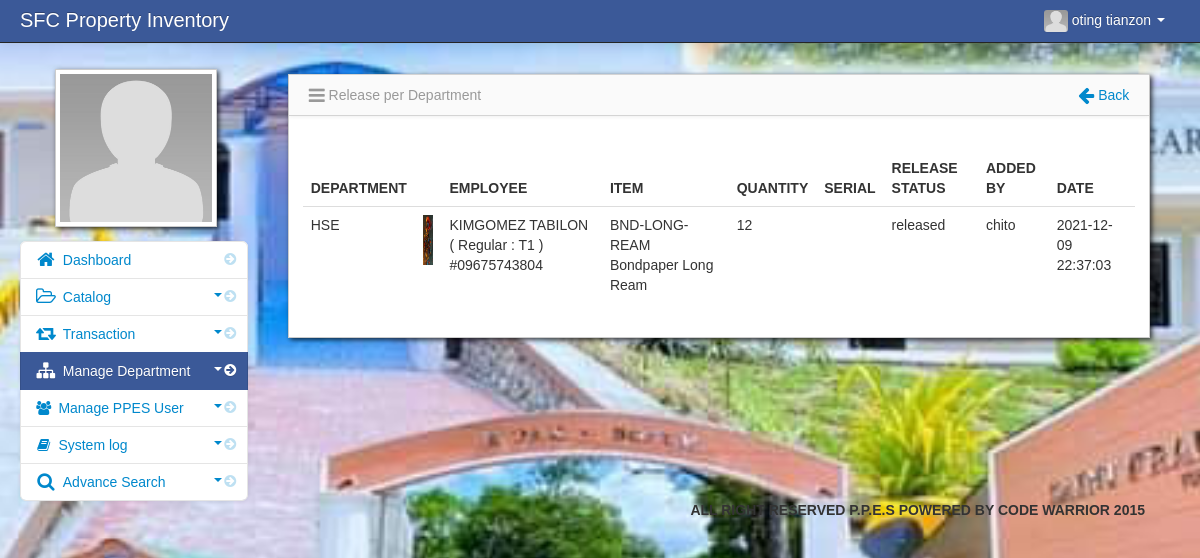
/admin/product_release_per_department.php?id=22 (signed in), run on the app's committed database.
### tables this page shows
CREATE TABLE `user` (
  `user_id` int(11) NOT NULL,
  `firstname` varchar(100) NOT NULL,
  `middlename` varchar(100) NOT NULL,
  `lastname` varchar(100) NOT NULL,
  `username` varchar(100) NOT NULL,
  `password` varchar(100) NOT NULL,
  `adminthumbnails` varchar(128) NOT NULL
);

CREATE TABLE `product_release` (
  `id` int(11) NOT NULL,
  `product_id` int(11) NOT NULL,
  `qty` int(11) NOT NULL DEFAULT 1,
  `serial` varchar(255) DEFAULT NULL,
  `employee_id` int(11) NOT NULL,
  `department_id` int(11) NOT NULL,
  `status` varchar(255) NOT NULL DEFAULT 'ready',
  `created_by` varchar(255) NOT NULL,
  `created_at` datetime NOT NULL DEFAULT current_timestamp(),
  `updated_by` varchar(255) DEFAULT NULL,
  `updated_at` datetime NOT NULL DEFAULT current_timestamp()
);

CREATE TABLE `department` (
  `dep_id` int(128) NOT NULL,
  `dep_name` varchar(128) NOT NULL,
  `thumbnails` varchar(128) NOT NULL
);

CREATE TABLE `client` (
  `client_id` int(11) NOT NULL,
  `employee_id_no` varchar(11) NOT NULL,
  `firstname` varchar(100) NOT NULL,
  `middlename` varchar(100) NOT NULL,
  `lastname` varchar(100) NOT NULL,
  `type` varchar(100) NOT NULL,
  `contact_no` varchar(100) NOT NULL,
  `position` varchar(128) NOT NULL
);

CREATE TABLE `product` (
  `id` int(11) NOT NULL,
  `sku` varchar(255) NOT NULL,
  `name` varchar(255) NOT NULL,
  `description` text NOT NULL,
  `brand` varchar(255) NOT NULL,
  `created_by` varchar(255) NOT NULL,
  `created_at` datetime NOT NULL DEFAULT current_timestamp(),
  `updated_by` varchar(255) NOT NULL,
  `updated_at` varchar(255) DEFAULT NULL
);

### admin/session.php (called while the page is built, shortened)
<?php
$session_id=$_SESSION['id'];
?>

### admin/product_release_per_department.php (the view, shortened to what this page needs)
<?php include('header.php'); ?>
<?php include('session.php'); ?>
    <body>
		<?php include('navbar.php'); ?>
        <div class="container-fluid">
            <div class="row-fluid">
				<?php include('item_location_slidebar.php'); ?>
				<div class="span9" id="content">
                     <div class="row-fluid">
				   <div id="block_bg" class="block">
                        <div class="navbar navbar-inner block-header">
                           <div class="muted pull-left"><i class="icon-reorder icon-large"></i> Release per Department</div>
                          <div class="muted pull-right"><a id="return" data-placement="left" title="Click to Return" href="item_department.php"><i class="icon-arrow-left icon-large"></i> Back</a></div>
						</div>
<br>
<div class="block-content collapse in">
    <div class="span12">
	<form action="" method="post">
  	<table cellpadding="0" cellspacing="0" border="0" class="table" id="itemTable">
		<thead>
		        <tr>
		        	<th>Department</th>
					<th></th>
					<th>Employee</th>
					<th>Item</th>
					<th>Quantity </th>
					<th>Serial </th>
			        <th>Release Status  </th>
			        <th>Added by</th>
					<th>Date</th>
		    </tr>
		</thead>
<tbody>
<?php
$department_id = $_GET['id'];
$device_query = mysqli_query($conn,"
SELECT product_release.*, product.sku, product.name, client.*, department.* from product_release
LEFT JOIN product ON product_release.product_id = product.id
LEFT JOIN client ON product_release.employee_id = client.client_id
LEFT JOIN department ON product_release.department_id = department.dep_id
WHERE department_id='$department_id'
ORDER BY product_release.created_at DESC")or die(mysqli_error());
while($row = mysqli_fetch_array($device_query)){
?>
		<tr>
			<td><?php echo $row['dep_name']; ?></td>
			<td><img src="<?php echo $row['thumbnails']; ?>" style="height: 50px; width: 50px;"></td>
			<td><?php echo $row['firstname'].($row['middlename']!='' ? $row['middlename'].' ' : ' ').$row['lastname'].' ( '.$row['type'].' : '.$row['position'].' ) #'.$row['contact_no']; ?></td>
			<td><?php echo $row['sku'].' '.$row['name']; ?></td>
			<td><?php echo $row['qty']; ?></td>
			<td><?php echo $row['serial']; ?></td>
			<td><?php echo $row['status']; ?></td>
			<td><?php echo $row['created_by']; ?></td>
			<td><?php echo $row['created_at']; ?></td>
		</tr>
<?php } ?>
</tbody>
</table>
</form>
</div>
</div>
</div>
</div>
</div>
</div>
<?php include('footer.php'); ?>
</div>
<?php include('script.php'); ?>
 </body>
</html>

### admin/navbar.php (shortened to what this page needs)
<div class="navbar navbar-inverse navbar-fixed-top">
          <div class="navbar-inner">
             <div class="container-fluid">
		 <div class="navbar-header">
                  <span class="brand" href="#">SFC Property Inventory</span>
		 </div>
                  <div class="nav-collapse collapse">
                      <ul class="nav pull-right">
				<?php $query= mysqli_query($conn,"select * from user where user_id = '$session_id'")or die(mysqli_error());
					  $row = mysqli_fetch_array($query);
				?>
                          <li class="dropdown">
                              <a href="#" role="button" class="dropdown-toggle" data-toggle="dropdown"><img id="avatar1" class="img-responsive" src="<?php echo $row['adminthumbnails']; ?>">&nbsp;<?php echo $row['firstname']." ".$row['lastname'];  ?> <i class="caret"></i>
                              </a>
                          </li>
                      </ul>
                  </div>
              </div>
          </div>
      </div>

### admin/item_location_slidebar.php (shortened to what this page needs)
     <div class="span3" id="sidebar">
	              <img id="admin_avatar" class="img-polaroid" src="<?php echo $row['adminthumbnails']; ?>">
                  <ul class="nav nav-list bs-docs-sidenav nav-collapse collapse">
                           <li class="">
						   <a href="dashboard.php"><i class="icon-chevron-right"></i><i class="icon-home icon-large"></i>&nbsp;Dashboard</a>
						   </li>
						 <li class="">
						    <a href="javascript:;" role="button" class="dropdown-toggle" data-toggle="collapse" data-target="#bs"><i class="icon-chevron-right"></i><i class="icon-folder-open-alt icon-large"></i>&nbsp;Catalog
						    <div class="muted pull-right"><i class="caret"></i></div></a>
						</li>
					    <li class="">
						    <a href="javascript:;" role="button" class="dropdown-toggle" data-toggle="collapse" data-target="#bs2"><i class="icon-chevron-right"></i><i class="icon-retweet icon-large"></i>&nbsp;Transaction
							<div class="muted pull-right"><i class="caret"></i></div></a>
						</li>
						  <li class="active">
						    <a href="javascript:;" role="button" class="dropdown-toggle" data-toggle="collapse" data-target="#bs1"><i class="icon-chevron-right"></i><i class="icon-sitemap icon-large"></i>&nbsp;Manage Department
						    <div class="muted pull-right"><i class="caret"></i></div></a>
						</li>
						<li>
						    <a href="javascript:;" role="button" class="dropdown-toggle" data-toggle="collapse" data-target="#bs3"><i class="icon-chevron-right"></i><i class="icon-group"></i>&nbsp;Manage PPES User
							<div class="muted pull-right"><i class="caret"></i></div></a>
						</li>
						<li>
						    <a href="javascript:;" role="button" class="dropdown-toggle" data-toggle="collapse" data-target="#bs4"><i class="icon-chevron-right"></i><i class="icon-book"></i>&nbsp;System log
							<div class="muted pull-right"><i class="caret"></i></div></a>
						</li>
                         <li class="">
                           <a href="javascript:;" role="button" class="dropdown-toggle" data-toggle="collapse" data-target="#bs5"><i class="icon-chevron-right"></i><i class="icon-search icon-large"></i>&nbsp;Advance Search
						   <div class="muted pull-right"><i class="caret"></i></div></a>
                        </li>
                  </ul>
</div>

### admin/assets/styles.css (style rules this page uses)
body { padding-top: 60px; padding-bottom: 40px; background-color: #f5f5f5; }
#content { margin-left:0px; }
.block { background: url("../images/pixel-60fff.png") repeat scroll 0 0 rgba(0, 0, 0, 0) !important; border: 1px solid #ccc; background: white; margin: 1em 0em; border-top: none; -webkit-box-shadow: 2px 2px 5px rgba(0, 0, 6, 0.75); -moz-box-shadow: 2px 2px 5px rgba(0, 0, 6, 0.75); box-shadow: 2px 2px 5px rgba(0, 0, 6, 0.75); }
.block-content { margin: 1em; min-height: .25em; }
.block-header { margin-bottom: 0px; border-right: none; border-left: none; -webkit-border-radius: 0px; -moz-border-radius: 0px; border-radius: 0px; }
.block-header div { padding-top: 10px; }
.bs-docs-sidenav { max-width: 228px; margin: 30px 0 0; padding: 0; background-color: #fff; -webkit-border-radius: 6px; -moz-border-radius: 6px; border-radius: 6px; -webkit-box-shadow: 0 1px 4px rgba(0,0,0,.065); -moz-box-shadow: 0 1px 4px rgba(0,0,0,.065); box-shadow: 0 1px 4px rgba(0,0,0,.065); }
.bs-docs-sidenav > li > a { display: block; width: 190px \9; margin: 0 0 -1px; padding: 8px 14px; border: 1px solid #e5e5e5; }
.bs-docs-sidenav > li:first-child > a { -webkit-border-radius: 6px 6px 0 0; -moz-border-radius: 6px 6px 0 0; border-radius: 6px 6px 0 0; }
.bs-docs-sidenav > li:last-child > a { -webkit-border-radius: 0 0 6px 6px; -moz-border-radius: 0 0 6px 6px; border-radius: 0 0 6px 6px; }
.bs-docs-sidenav > .active > a { position: relative; z-index: 2; padding: 9px 15px; border: 0; text-shadow: 0 1px 0 rgba(0,0,0,.15); -webkit-box-shadow: inset 1px 0 0 rgba(0,0,0,.1), inset -1px 0 0 rgba(0,0,0,.1); -moz-box-shadow: inset 1px 0 0 rgba(0,0,0,.1), inset -1px 0 0 rgba(0,0,0,.1); box-shadow: inset 1px 0 0 rgba(0,0,0,.1), inset -1px 0 0 rgba(0,0,0,.1); }
.bs-docs-sidenav .icon-chevron-right { float: right; margin-top: 2px; margin-right: -6px; opacity: .25; }
.bs-docs-sidenav .active .icon-chevron-right, .bs-docs-sidenav .active a:hover .icon-chevron-right { opacity: 1; }

### data on the page
user: adminthumbnails (placeholder picture), firstname "oting", lastname "tianzon"
product_release: department.dep_name "HSE", department.thumbnails (picture), client.firstname "KIM", client.middlename "GOMEZ", client.lastname "TABILON", client.type "Regular", client.position "T1", client.contact_no "09675743804", product.sku "BND-LONG-REAM", product.name "Bondpaper Long Ream", qty "12", status "released", created_by "chito", created_at "2021-12-09 22:37:03"
